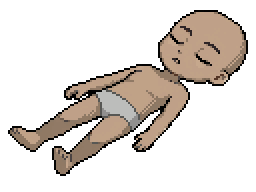
#> input picture CreateSprites/scratch/lie_sprites/A_src.png, 128 x 96 px (shown 2 times larger)
$ python shrink_head.py A_src.png A_clean_0.png 1.0
#> lines starting #> are read from the running program, lines starting #| are printed output that depends on the picture
"""Shrinks the head of a lying sprite around the neck point (view A: head top-right)."""
import math, sys
from PIL import Image
src, dst, k = sys.argv[1], sys.argv[2], float(sys.argv[3])
NECK, HC, R = (86, 38), (101, 22), 23.5
im = Image.open(src).convert("RGBA"); px = im.load()
#> further down, im is the input picture: PIL image 128x96 RGBA; mean R, G, B, A 44.2, 37.7, 32.2, 75.2
head = Image.new("RGBA", im.size); hp = head.load()
#> after `head = Image.new('RGBA', im.size)`: head: PIL image 128x96 RGBA; every value is 0
for y in range(im.height):
    for x in range(im.width):
        if px[x, y][3] and (x - NECK[0]) * 2 - (y - NECK[1]) > 0 and math.dist((x, y), HC) < R:
            hp[x, y] = px[x, y]; px[x, y] = (0, 0, 0, 0)
bb = head.getbbox(); h = head.crop(bb)
#> after `bb = head.getbbox()`: bb = (79, 5, 124, 45)
#> after `h = head.crop(bb)`:
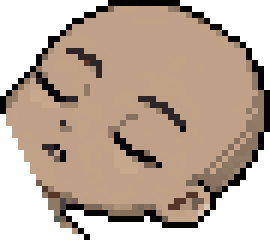
#> h: PIL image 45x40 RGBA (shown 6 times larger); mean R, G, B, A 115.7, 97.1, 82.1, 181.9; transparent parts drawn white
small = h.resize((round(h.width * k), round(h.height * k)), Image.NEAREST)
# keep the neck point fixed
nx, ny = (NECK[0] - bb[0]) * k, (NECK[1] - bb[1]) * k
#> nx = 7; ny = 33
im.alpha_composite(small, (round(NECK[0] - nx), round(NECK[1] - ny)))
im.save(dst)
